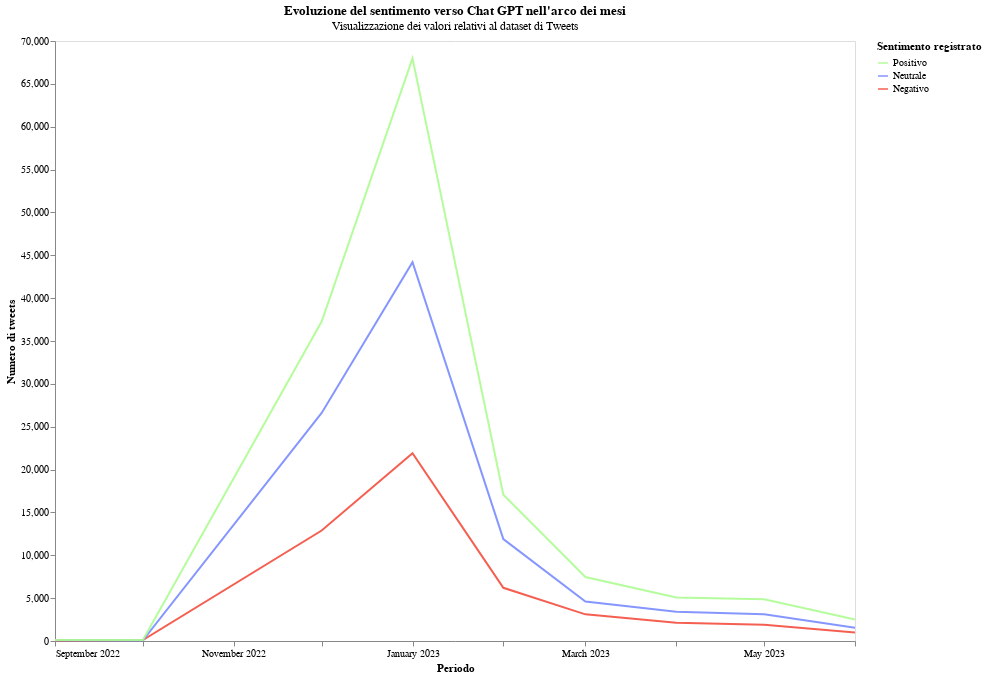

Notebook code cell kept with this figure:
### Markdown cell above
<h2>Analisi del sentimento attraverso i mesi nei commenti di twitter</h2>

### Code cell
# Convert 'date' column to datetime
df['date'] = pd.to_datetime(df['date'])

# Group by month and sentiment
df_grouped = df.groupby([df['date'].dt.to_period('M'), 'sentiment_complete']).size().unstack()

# Convert index to string and extract month names
df_grouped.index = df_grouped.index.strftime('%B %Y')

# Reshape the dataframe for Altair
df_grouped = df_grouped.reset_index().melt('date', var_name='sentiment_complete', value_name='Value')

# Define color domain and range
domain = ['Positivo', 'Neutrale', 'Negativo']
range_ = ['#ADFC92', '#788BFF', '#F44E3F']

# Create the Altair chart
chart = alt.Chart(df_grouped, title=alt.Title(
       "Evoluzione del sentimento verso Chat GPT nell'arco dei mesi",
       subtitle="Visualizzazione dei valori relativi al dataset di Tweets"
   )).mark_line(opacity=0.1).encode(
    x=alt.X('date:T', axis=alt.Axis(title='Periodo', format='%B %Y', tickCount=12)),
    y=alt.Y('Value:Q', axis=alt.Axis(title='Numero di tweets')),
    opacity=alt.value(0.9),
    color=alt.Color('sentiment_complete',
                    title="Sentimento registrato",
                    scale=alt.Scale(domain=domain, range=range_),
                    legend=alt.Legend(orient="right"))
).configure_legend(
    orient='top'
).configure_axis(
    grid=False
).properties(
    width=800,
    height=600
)
chart
#chart.save('charttest.html')

### Figure 1 — Vega-Lite specification as saved in the notebook (floating-point values rounded to 4 significant figures)
{"config": {"view": {"continuousWidth": 300, "continuousHeight": 300}, "axis": {"grid": false}, "legend": {"orient": "top"}}, "data": {"name": "data-f5aa40d221b8f095fd9ec2a8cf953d4d"}, "mark": {"type": "line", "opacity": 0.1}, "encoding": {"color": {"field": "sentiment_complete", "legend": {"orient": "right"}, "scale": {"domain": ["Positivo", "Neutrale", "Negativo"], "range": ["#ADFC92", "#788BFF", "#F44E3F"]}, "title": "Sentimento registrato", "type": "nominal"}, "opacity": {"value": 0.9}, "x": {"axis": {"format": "%B %Y", "tickCount": 12, "title": "Periodo"}, "field": "date", "type": "temporal"}, "y": {"axis": {"title": "Numero di tweets"}, "field": "Value", "type": "quantitative"}}, "height": 600, "title": {"text": "Evoluzione del sentimento verso Chat GPT nell'arco dei mesi", "subtitle": "Visualizzazione dei valori relativi al dataset di Tweets"}, "width": 800, "$schema": "https://vega.github.io/schema/vega-lite/v5.8.0.json", "datasets": {"data-f5aa40d221b8f095fd9ec2a8cf953d4d": [{"date": "September 2022", "sentiment_complete": "Negativo", "Value": 64}, {"date": "October 2022", "sentiment_complete": "Negativo", "Value": 103}, {"date": "December 2022", "sentiment_complete": "Negativo", "Value": 12890}, {"date": "January 2023", "sentiment_complete": "Negativo", "Value": 21900}, {"date": "February 2023", "sentiment_complete": "Negativo", "Value": 6205}, {"date": "March 2023", "sentiment_complete": "Negativo", "Value": 3109}, {"date": "April 2023", "sentiment_complete": "Negativo", "Value": 2138}, {"date": "May 2023", "sentiment_complete": "Negativo", "Value": 1901}, {"date": "June 2023", "sentiment_complete": "Negativo", "Value": 999}, {"date": "September 2022", "sentiment_complete": "Neutrale", "Value": 101}, {"date": "October 2022", "sentiment_complete": "Neutrale", "Value": 75}, {"date": "December 2022", "sentiment_complete": "Neutrale", "Value": 26609}, {"date": "January 2023", "sentiment_complete": "Neutrale", "Value": 44188}, {"date": "February 2023", "sentiment_complete": "Neutrale", "Value": 11888}, {"date": "March 2023", "sentiment_complete": "Neutrale", "Value": 4615}, {"date": "April 2023", "sentiment_complete": "Neutrale", "Value": 3418}, {"date": "May 2023", "sentiment_complete": "Neutrale", "Value": 3131}, {"date": "June 2023", "sentiment_complete": "Neutrale", "Value": 1545}, {"date": "September 2022", "sentiment_complete": "Positivo", "Value": 114}, {"date": "October 2022", "sentiment_complete": "Positivo", "Value": 104}, {"date": "December 2022", "sentiment_complete": "Positivo", "Value": 37278}, {"date": "January 2023", "sentiment_complete": "Positivo", "Value": 67973}, {"date": "February 2023", "sentiment_complete": "Positivo", "Value": 17068}, {"date": "March 2023", "sentiment_complete": "Positivo", "Value": 7458}, {"date": "April 2023", "sentiment_complete": "Positivo", "Value": 5070}, {"date": "May 2023", "sentiment_complete": "Positivo", "Value": 4859}, {"date": "June 2023", "sentiment_complete": "Positivo", "Value": 2506}]}}
